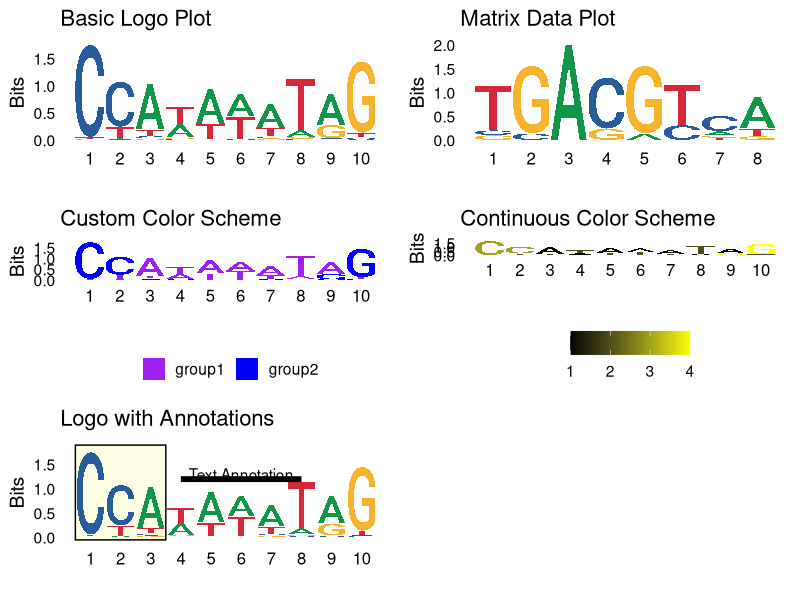
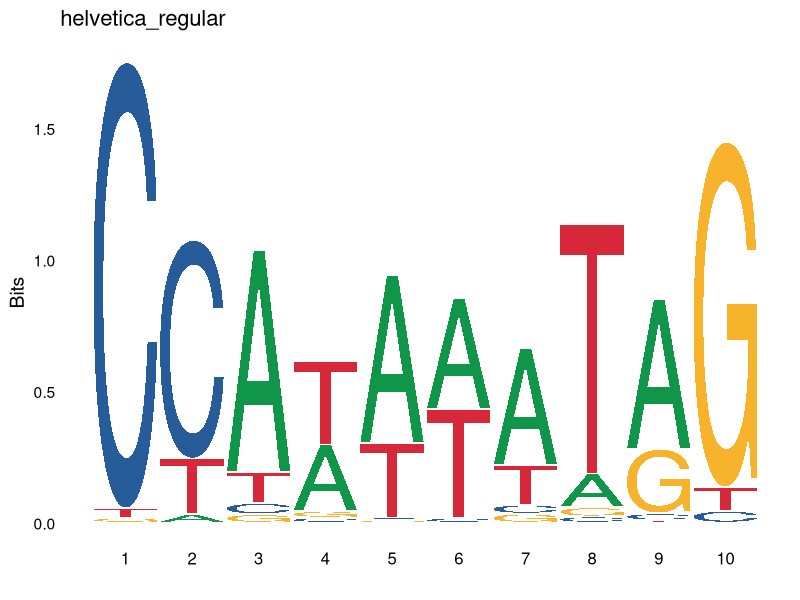
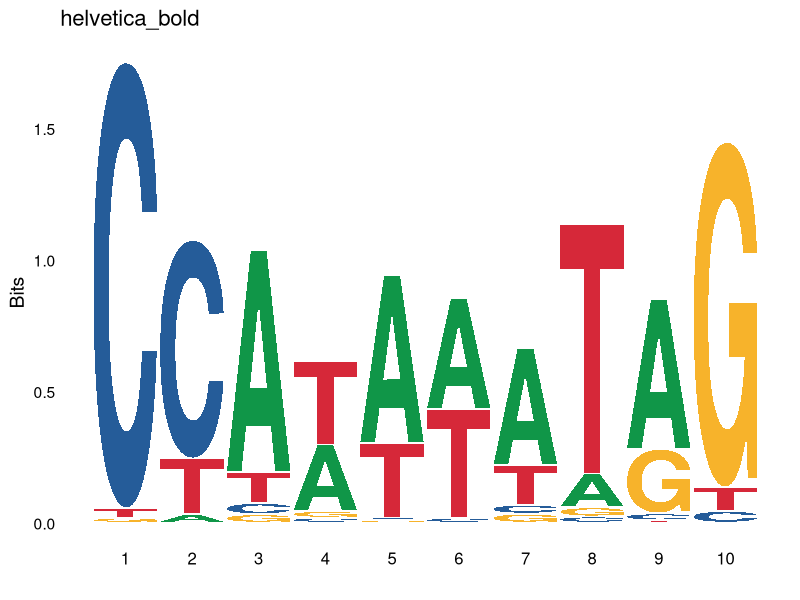
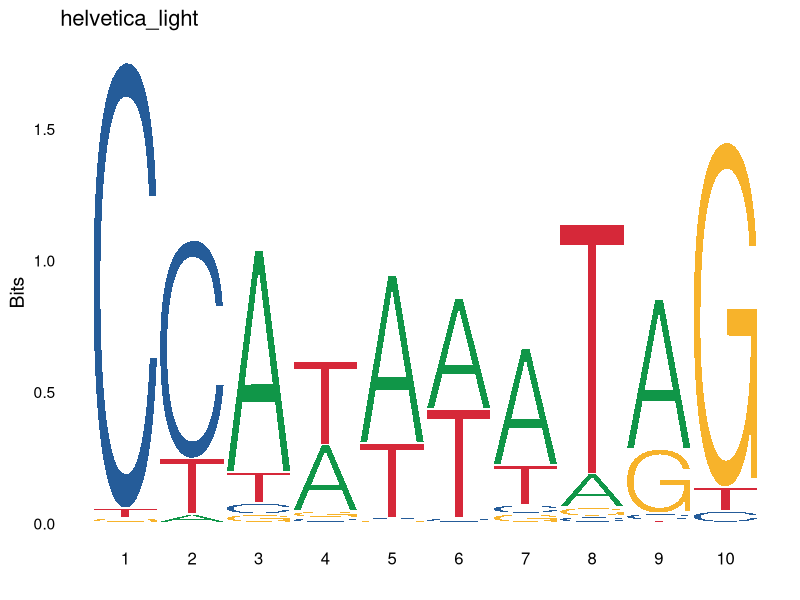
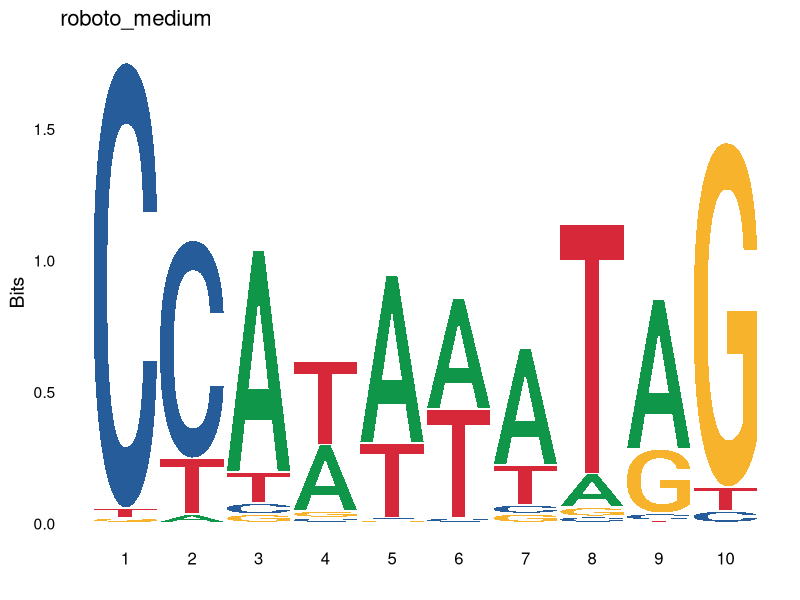
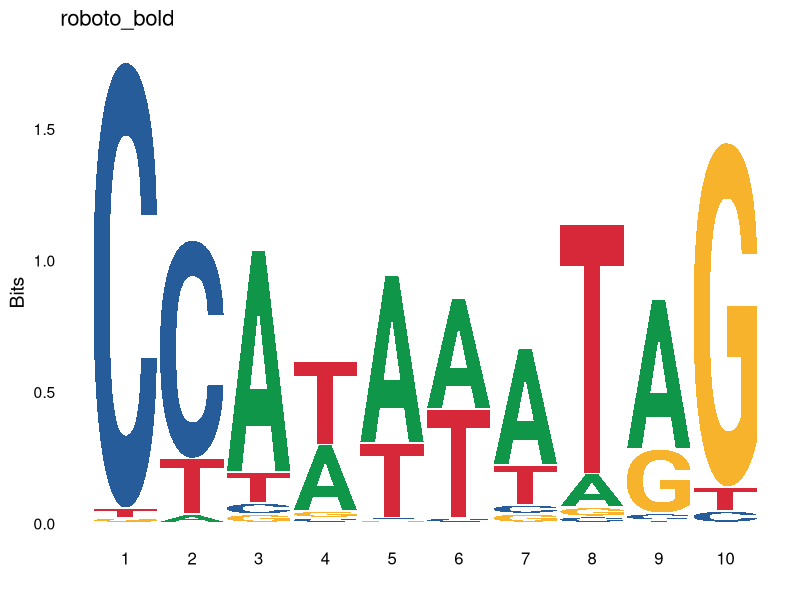
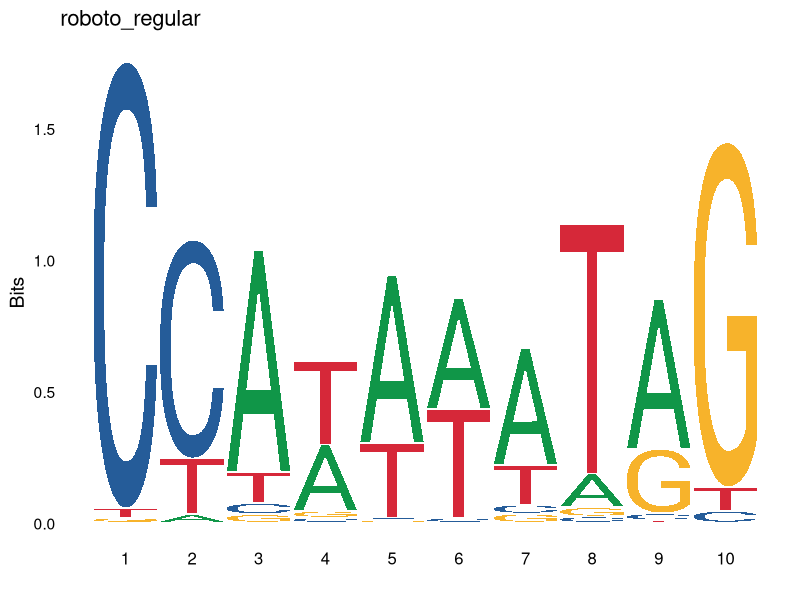
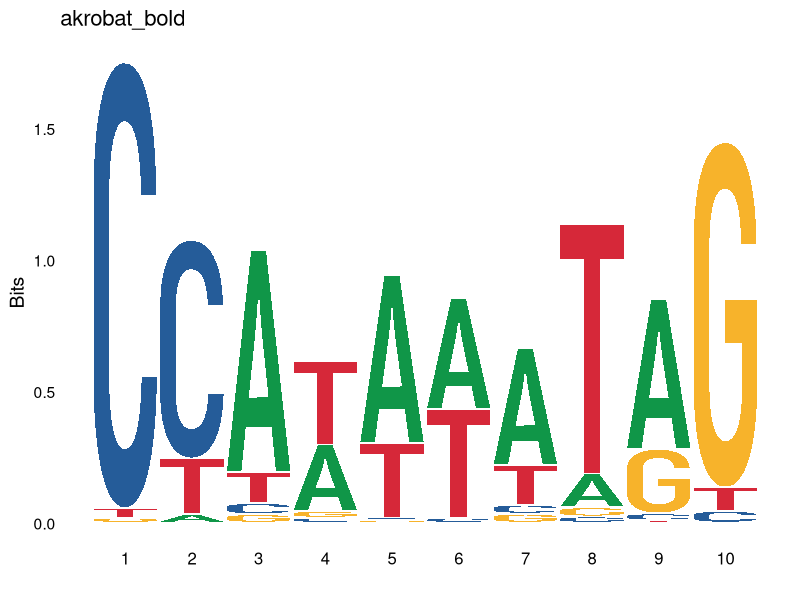

The R source for these figures, in order:
## ---- chunk 1
knitr::opts_chunk$set(
  collapse = T, echo=T, comment="#>", message=F, warning=F,
	fig.align="center", fig.width=5, fig.height=3, dpi=150)
## ---- chunk 2
# 基于CRAN安装R包，检测没有则安装 Installing R packages based on CRAN and installing them if they are not detected
p_list = c("ggplot2", "ggseqlogo", "cowplot" , "gridExtra")
for(p in p_list){if (!requireNamespace(p)){install.packages(p)}
    library(p, character.only = TRUE, quietly = TRUE, warn.conflicts = FALSE)}

# 加载R包 Loading R packages
suppressWarnings(suppressMessages(library(ggplot2)))
suppressWarnings(suppressMessages(library(ggseqlogo)))
suppressWarnings(suppressMessages(library(cowplot)))
suppressWarnings(suppressMessages(library(gridExtra)))
## ---- chunk 3
# Load data
# 载入数据
data(ggseqlogo_sample)

# Example data from ggseqlogo package
# data("pfms_dna")  # Matrix data
# data("seqs_dna")  # DNA sequences

# 1. Basic Logo Plot
# 1.基础Logi图
p1 <- ggseqlogo(seqs_dna$MA0001.1, 
                method = "bits", 
                stack_width = 0.95) +
  ggtitle("Basic Logo Plot") +
  theme_logo(base_size = 14) +
  theme(legend.position = "bottom", 
        axis.text.x = element_text(size = 12),
        plot.title = element_text(size = 16))

# 2. Matrix Data Plot
# 2. 矩阵数据图
p2 <- ggseqlogo(pfms_dna$MA0018.2, 
                method = "bits") +
  ggtitle("Matrix Data Plot") +
  theme_logo(base_size = 14) +
  theme(legend.position = "bottom", 
        axis.text.x = element_text(size = 12),
        plot.title = element_text(size = 16))

# 3. Bit vs Probability Method
# 3. 比特与概率法比较
# (p3 <- grid.arrange(
#   ggseqlogo(seqs_dna$MA0001.1, method = 'bits') + ggtitle("Bits Method") +
#     theme_logo(base_size = 14) +
#     theme(legend.position = "bottom",
#           axis.text.x = element_text(size = 12),
#           plot.title = element_text(size = 16)),
# 
#   ggseqlogo(seqs_dna$MA0001.1, method = 'prob') + ggtitle("Probability Method") +
#     theme_logo(base_size = 14) +
#     theme(legend.position = "bottom",
#           axis.text.x = element_text(size = 12),
#           plot.title = element_text(size = 16)),
# 
#   ncol = 2
# ))

# 4. Custom Color Schemes
# 4. 自定义颜色
cs1 <- make_col_scheme(chars = c('A', 'T', 'C', 'G'), 
                       groups = c('group1', 'group1', 'group2', 'group2'), 
                       cols = c('purple', 'purple', 'blue', 'blue'))

cs2 <- make_col_scheme(chars = c('A', 'T', 'C', 'G'), 
                       values = 1:4)

p4 <- ggseqlogo(seqs_dna$MA0001.1, 
                col_scheme = cs1) +
  ggtitle("Custom Color Scheme") +
  theme_logo(base_size = 14) +
  theme(legend.position = "bottom", 
        axis.text.x = element_text(size = 12),
        plot.title = element_text(size = 16))

p5 <- ggseqlogo(seqs_dna$MA0001.1, 
                col_scheme = cs2) +
  ggtitle("Continuous Color Scheme") +
  theme_logo(base_size = 14) +
  theme(legend.position = "bottom", 
        axis.text.x = element_text(size = 12),
        plot.title = element_text(size = 16))

# 5. Logo with Annotations
# 5. Logo带有注释信息
p6 <- ggplot() +
  annotate('rect', xmin = 0.5, xmax = 3.5, ymin = -0.05, ymax = 1.9, 
           alpha = 0.1, col = 'black', fill = 'yellow') +
  geom_logo(seqs_dna$MA0001.1, stack_width = 0.90) +
  annotate('segment', x = 4, xend = 8, y = 1.2, yend = 1.2, size = 2) +
  annotate('text', x = 6, y = 1.3, label = 'Text Annotation') +
  ggtitle("Logo with Annotations") +
  theme_logo(base_size = 14) +
  theme(legend.position = "bottom", 
        axis.text.x = element_text(size = 12),
        plot.title = element_text(size = 16))

# 6. Font Variations
# 6. 字体变化
fonts <- list_fonts(F)
p7_list <- lapply(fonts, function(f) {
  ggseqlogo(seqs_dna$MA0001.1, font = f) + ggtitle(f) +
    theme_logo(base_size = 14) +
    theme(legend.position = "bottom", 
          axis.text.x = element_text(size = 12),
          plot.title = element_text(size = 16))
})

# Save plots to PDF
# 保存图片
pdf("results/optimized_ggseqlogo_plots.pdf", width = 10, height = 12)

# Arrange plots in a grid
#grid.arrange(p1, p2, p3, p4, p5, p6, ncol = 2)
grid.arrange(p1, p2, p4, p5, p6, ncol = 2)

# Print font variations
for (p in p7_list) {
  print(p)
}

# Close the PDF device
dev.off()
